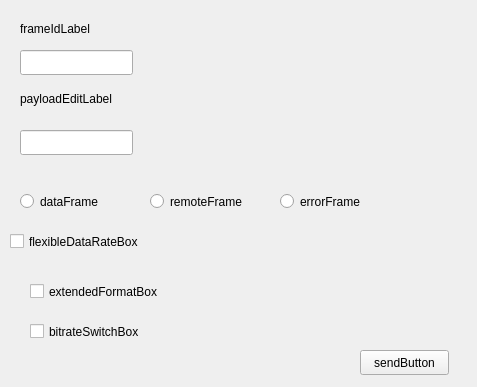
<?xml version="1.0" encoding="UTF-8"?>
<ui version="4.0">
 <class>SendFrameBox</class>
 <widget class="QWidget" name="SendFrameBox">
  <property name="geometry">
   <rect>
    <x>0</x>
    <y>0</y>
    <width>477</width>
    <height>387</height>
   </rect>
  </property>
  <property name="windowTitle">
   <string>Form</string>
  </property>
  <widget class="QLineEdit" name="frameIdEdit">
   <property name="geometry">
    <rect>
     <x>20</x>
     <y>50</y>
     <width>113</width>
     <height>25</height>
    </rect>
   </property>
  </widget>
  <widget class="QLabel" name="label">
   <property name="geometry">
    <rect>
     <x>20</x>
     <y>20</y>
     <width>121</width>
     <height>17</height>
    </rect>
   </property>
   <property name="text">
    <string>frameIdLabel</string>
   </property>
  </widget>
  <widget class="QLineEdit" name="payloadEdit">
   <property name="geometry">
    <rect>
     <x>20</x>
     <y>130</y>
     <width>113</width>
     <height>25</height>
    </rect>
   </property>
  </widget>
  <widget class="QLabel" name="payloadEditLabel">
   <property name="geometry">
    <rect>
     <x>20</x>
     <y>90</y>
     <width>121</width>
     <height>17</height>
    </rect>
   </property>
   <property name="text">
    <string>payloadEditLabel</string>
   </property>
  </widget>
  <widget class="QRadioButton" name="dataFrame">
   <property name="geometry">
    <rect>
     <x>20</x>
     <y>190</y>
     <width>112</width>
     <height>23</height>
    </rect>
   </property>
   <property name="text">
    <string>dataFrame</string>
   </property>
  </widget>
  <widget class="QCheckBox" name="flexibleDataRateBox">
   <property name="geometry">
    <rect>
     <x>10</x>
     <y>230</y>
     <width>171</width>
     <height>23</height>
    </rect>
   </property>
   <property name="text">
    <string>flexibleDataRateBox</string>
   </property>
  </widget>
  <widget class="QRadioButton" name="remoteFrame">
   <property name="geometry">
    <rect>
     <x>150</x>
     <y>190</y>
     <width>121</width>
     <height>23</height>
    </rect>
   </property>
   <property name="text">
    <string>remoteFrame</string>
   </property>
  </widget>
  <widget class="QRadioButton" name="errorFrame">
   <property name="geometry">
    <rect>
     <x>280</x>
     <y>190</y>
     <width>112</width>
     <height>23</height>
    </rect>
   </property>
   <property name="text">
    <string>errorFrame</string>
   </property>
  </widget>
  <widget class="QPushButton" name="sendButton">
   <property name="geometry">
    <rect>
     <x>360</x>
     <y>350</y>
     <width>89</width>
     <height>25</height>
    </rect>
   </property>
   <property name="text">
    <string>sendButton</string>
   </property>
  </widget>
  <widget class="QCheckBox" name="extendedFormatBox">
   <property name="geometry">
    <rect>
     <x>30</x>
     <y>280</y>
     <width>171</width>
     <height>23</height>
    </rect>
   </property>
   <property name="text">
    <string>extendedFormatBox</string>
   </property>
  </widget>
  <widget class="QCheckBox" name="bitrateSwitchBox">
   <property name="geometry">
    <rect>
     <x>30</x>
     <y>320</y>
     <width>171</width>
     <height>23</height>
    </rect>
   </property>
   <property name="text">
    <string>bitrateSwitchBox</string>
   </property>
  </widget>
 </widget>
 <resources/>
 <connections/>
</ui>
